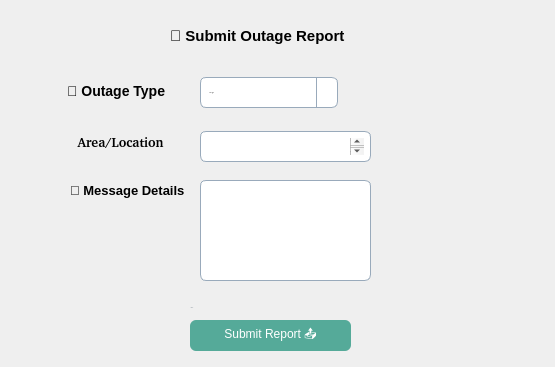
<?xml version="1.0" encoding="UTF-8"?>
<ui version="4.0">
 <class>OutagePage</class>
 <widget class="QWidget" name="OutagePage">
  <property name="geometry">
   <rect>
    <x>0</x>
    <y>0</y>
    <width>555</width>
    <height>367</height>
   </rect>
  </property>
  <property name="font">
   <font>
    <bold>false</bold>
   </font>
  </property>
  <property name="windowTitle">
   <string>Form</string>
  </property>
  <widget class="QComboBox" name="cmbType">
   <property name="geometry">
    <rect>
     <x>200</x>
     <y>77</y>
     <width>138</width>
     <height>31</height>
    </rect>
   </property>
   <property name="font">
    <font>
     <family>“Segoe UI”</family>
     <pointsize>-1</pointsize>
     <italic>false</italic>
     <bold>false</bold>
    </font>
   </property>
   <property name="styleSheet">
    <string notr="true">QComboBox {
    background-color: white;
    border: 1px solid #9ab;
    border-radius: 6px;
    padding: 4px 8px;
    font: 14px “Segoe UI”, sans-serif;
    min-width: 120px;
}
QComboBox::drop-down {
    subcontrol-origin: padding;
    subcontrol-position: top right;
    width: 20px;
    border-left: 1px solid #9ab;
}
QComboBox::down-arrow {
    image: url(:/images/assets/downArrow.png);
    width: 12px; height: 12px;
}
</string>
   </property>
   <property name="currentText">
    <string/>
   </property>
   <property name="currentIndex">
    <number>-1</number>
   </property>
   <property name="placeholderText">
    <string>Select Type</string>
   </property>
   <item>
    <property name="text">
     <string>⚡ Electricity</string>
    </property>
   </item>
   <item>
    <property name="text">
     <string>🌐 Internet</string>
    </property>
   </item>
   <item>
    <property name="text">
     <string>💧 Water</string>
    </property>
   </item>
   <item>
    <property name="text">
     <string>🔥 Gas</string>
    </property>
   </item>
   <item>
    <property name="text">
     <string>📶 Mobile Network</string>
    </property>
   </item>
   <item>
    <property name="text">
     <string>💡 Street Light</string>
    </property>
   </item>
   <item>
    <property name="text">
     <string>❓ Other</string>
    </property>
   </item>
  </widget>
  <widget class="QTextEdit" name="editArea">
   <property name="geometry">
    <rect>
     <x>200</x>
     <y>131</y>
     <width>171</width>
     <height>31</height>
    </rect>
   </property>
   <property name="styleSheet">
    <string notr="true">QTextEdit {
    background-color: white;
    border: 1px solid #9ab;
    border-radius: 6px;
    padding: 6px;
    font: 14px “Segoe UI”, sans-serif;
    color: #333;
}
QTextEdit:focus {
    border: 2px solid #6a9;
}
</string>
   </property>
  </widget>
  <widget class="QTextEdit" name="editMessage">
   <property name="geometry">
    <rect>
     <x>200</x>
     <y>180</y>
     <width>171</width>
     <height>101</height>
    </rect>
   </property>
   <property name="styleSheet">
    <string notr="true">QTextEdit {
    background-color: white;
    border: 1px solid #9ab;
    border-radius: 6px;
    padding: 6px;
    font: 14px “Segoe UI”, sans-serif;
    color: #333;
}
QTextEdit:focus {
    border: 2px solid #6a9;
}
</string>
   </property>
  </widget>
  <widget class="QPushButton" name="btnSubmit">
   <property name="geometry">
    <rect>
     <x>190</x>
     <y>320</y>
     <width>161</width>
     <height>31</height>
    </rect>
   </property>
   <property name="styleSheet">
    <string notr="true">#btnSubmit {
    background-color: #5a9;
    border: none;
    border-radius: 6px;
    font: 14px “Segoe UI”, bold;
    color: white;
}
#btnSubmit:hover {
    background-color: #6ba;
}
#btnSubmit:pressed {
    background-color: #498;
}</string>
   </property>
   <property name="text">
    <string>Submit Report 📤</string>
   </property>
  </widget>
  <widget class="QLabel" name="label">
   <property name="geometry">
    <rect>
     <x>67</x>
     <y>80</y>
     <width>111</width>
     <height>21</height>
    </rect>
   </property>
   <property name="font">
    <font>
     <pointsize>-1</pointsize>
     <bold>true</bold>
    </font>
   </property>
   <property name="styleSheet">
    <string notr="true">QLabel{
font-size: 14px;
}</string>
   </property>
   <property name="text">
    <string>📡 Outage Type</string>
   </property>
  </widget>
  <widget class="QLabel" name="label_2">
   <property name="geometry">
    <rect>
     <x>170</x>
     <y>20</y>
     <width>191</width>
     <height>31</height>
    </rect>
   </property>
   <property name="font">
    <font>
     <pointsize>-1</pointsize>
     <bold>true</bold>
    </font>
   </property>
   <property name="styleSheet">
    <string notr="true">QLabel{
font-size:15px;
}</string>
   </property>
   <property name="text">
    <string>📝 Submit Outage Report</string>
   </property>
  </widget>
  <widget class="QLabel" name="label_3">
   <property name="geometry">
    <rect>
     <x>70</x>
     <y>132</y>
     <width>111</width>
     <height>20</height>
    </rect>
   </property>
   <property name="font">
    <font>
     <family>“Segoe UI”</family>
     <pointsize>-1</pointsize>
     <italic>false</italic>
     <bold>true</bold>
    </font>
   </property>
   <property name="styleSheet">
    <string notr="true">QLabel{
font-size: 13px;
}</string>
   </property>
   <property name="text">
    <string>📍 Area/Location</string>
   </property>
  </widget>
  <widget class="QLabel" name="label_4">
   <property name="geometry">
    <rect>
     <x>70</x>
     <y>180</y>
     <width>121</width>
     <height>21</height>
    </rect>
   </property>
   <property name="font">
    <font>
     <pointsize>-1</pointsize>
     <bold>true</bold>
    </font>
   </property>
   <property name="styleSheet">
    <string notr="true">QLabel{
font-size: 13px;
}</string>
   </property>
   <property name="text">
    <string>💬 Message Details</string>
   </property>
  </widget>
  <widget class="QLabel" name="lblStatus">
   <property name="geometry">
    <rect>
     <x>190</x>
     <y>300</y>
     <width>181</width>
     <height>16</height>
    </rect>
   </property>
   <property name="font">
    <font>
     <family>“Segoe UI”</family>
     <pointsize>-1</pointsize>
     <italic>false</italic>
     <bold>false</bold>
    </font>
   </property>
   <property name="styleSheet">
    <string notr="true">QLabel {
    color: #345;
    font: 12px “Segoe UI”;
}</string>
   </property>
   <property name="text">
    <string>📢 Status</string>
   </property>
  </widget>
 </widget>
 <resources/>
 <connections/>
</ui>
